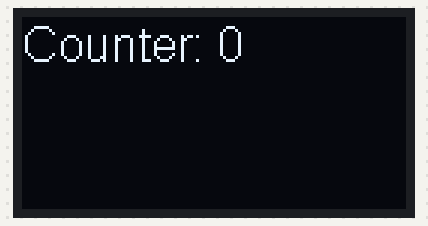
Recording of a sketch running on a simulated ESP32. On the bench: 128×64 one-colour display.

Above: at 0.1 s.
At 4.1 s:
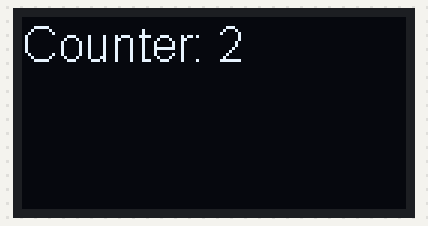
At 10.1 s:
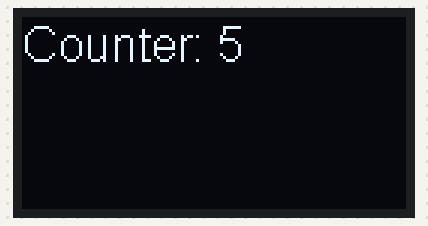
At 22.2 s:
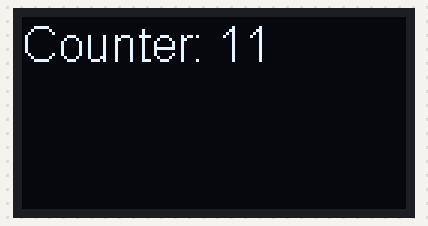
At 30.3 s:
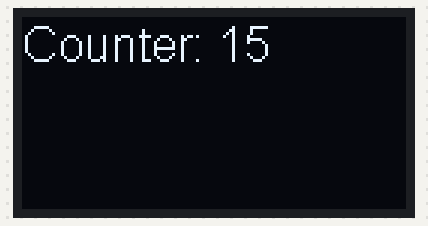
At 38.3 s:
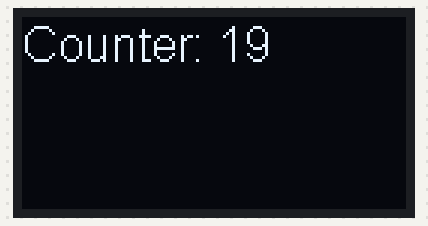

Measured:
- what the display in image 1 shows lasts 2.0 s, from 4.1 s to 6.1 s

The sketch:

I2C_oled_dis.ino
```cpp
#include <Wire.h>
#include "SSD1306.h"

SSD1306 display(0x3d,21,22);
int counter =0;


void setup() {


 display.init();
 display.flipScreenVertically();
 display.setFont(ArialMT_Plain_16);
 //display.setTextAlignment(TEXT_ALIGN_LEFT);

}

void loop(){
  display.clear();
  display.drawString(0,0,"Counter: " + String(counter));
  display.display();
  counter ++;
  delay(2000);

  }
```
